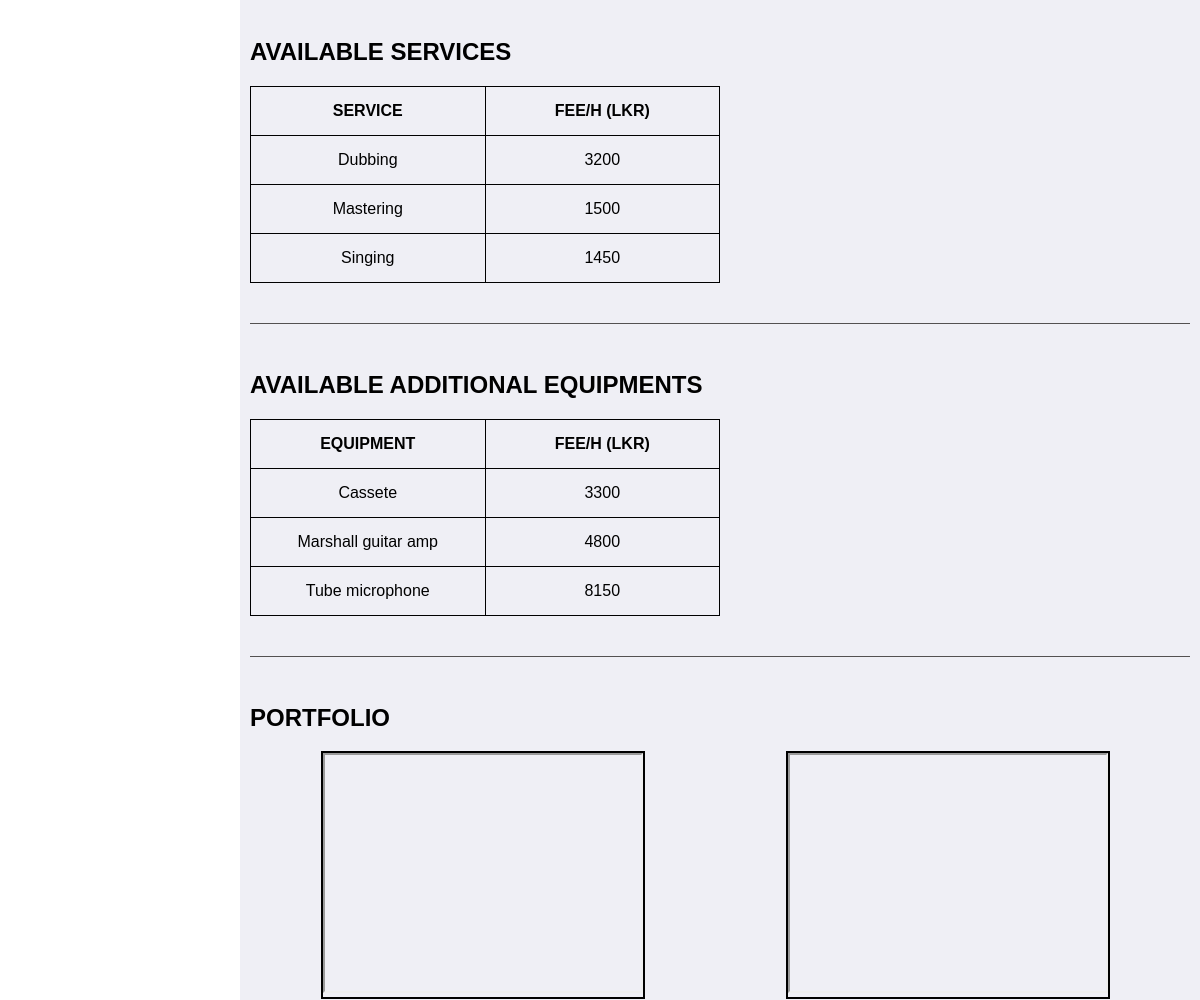
Page /view/customer/studio_prof.php?studio_id=31 (signed in, middle part) on the earlier database version.
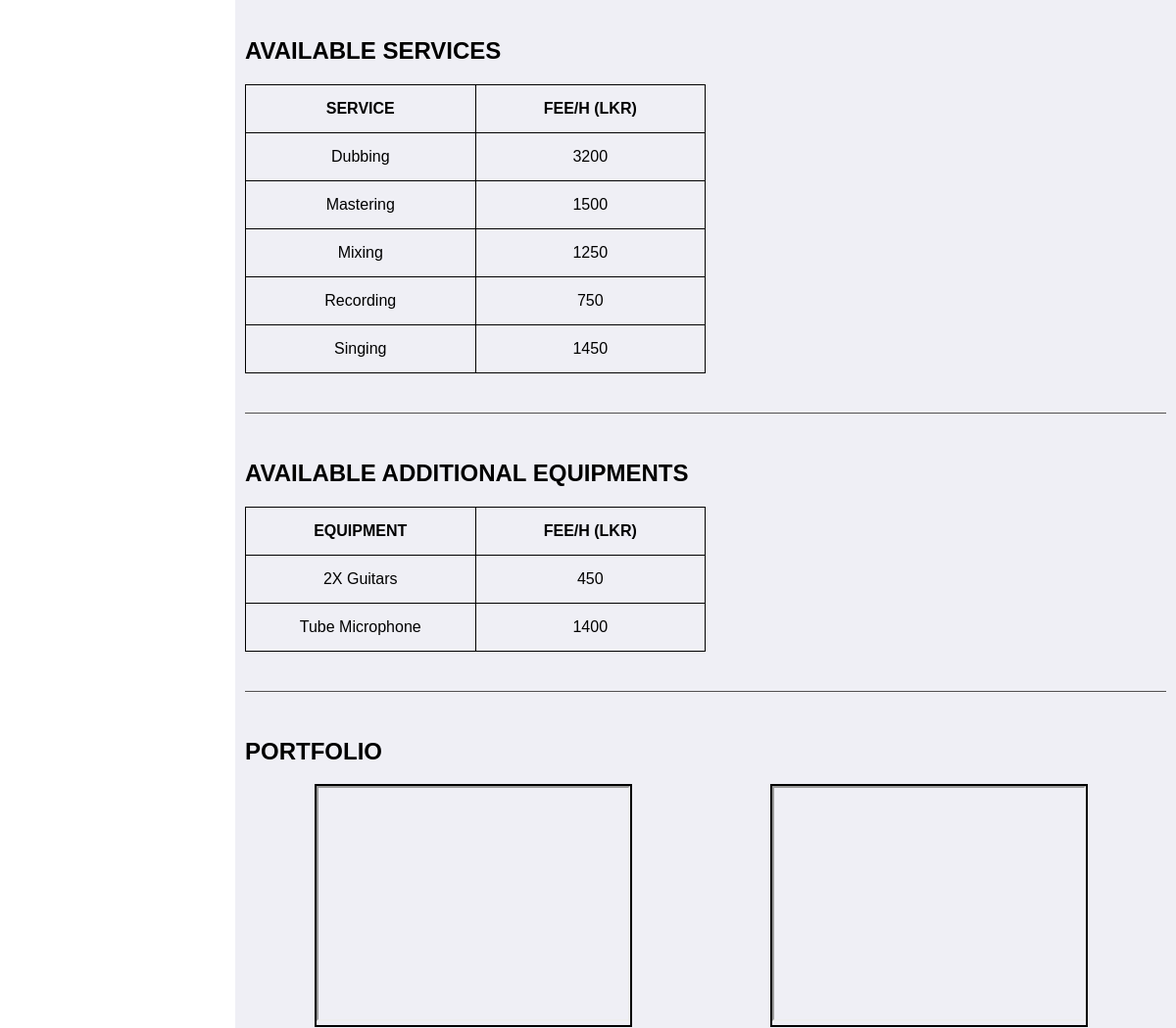
Same page on the later database version.
### tables this page shows
CREATE TABLE `studio_service` (
  `studio_id` int(100) NOT NULL,
  `service_name` varchar(100) NOT NULL,
  `service_charge` double NOT NULL
);

### view/customer/studio_prof.php (the view, shortened to what this page needs)
<?php
require_once('../../inc/connection.php');
if(isset($_GET['studio_id'])){
	$studio_id = $_SESSION['studio_id'];
}
else if(isset($_SESSION['studio_id'])){
	$studio_id = $_SESSION['studio_id'];
}
	$query="SELECT * FROM studio WHERE studio_id=$studio_id";
	$result_set=mysqli_query($connection,$query);
	if($result_set){
		$studio_record=mysqli_fetch_assoc($result_set);
		$studio_id=$studio_record['studio_id'];
		$query2 = "SELECT * FROM studio_portfolio WHERE studio_id = '$studio_id'";
		$result_set2 = mysqli_query($connection,$query2);
		$port_record = mysqli_fetch_assoc($result_set2);
		$query3="SELECT * FROM studio_service WHERE studio_id=$studio_id";
		$result_set3=mysqli_query($connection,$query3);
		$query4="SELECT name,charge FROM studio_audio_gear WHERE studio_id=$studio_id GROUP BY name";
		$result_set4=mysqli_query($connection,$query4);
	}
?>
<!DOCTYPE html>
<html>
<head>
	<link rel="stylesheet" type="text/css" href="../../css/customer/studio_prof.css">
</head>
<body>
	<?php require_once('../../inc/cust_dash_navbar.php');?>
	<div class="row">
	<div class="primary">
	<div id="services" class="container" style="top: 10%; padding-bottom: 5%">
		<h2>AVAILABLE SERVICES</h2>
		<div class="service clearfix">
		<?php
		  if(mysqli_num_rows($result_set3)>0){
		 	echo "<table>
			<tr>
			<th>SERVICE</th>
			<th>FEE/H (LKR)</th>
			</tr>";
			while($row3 = mysqli_fetch_assoc($result_set3)){
			  echo "<tr>";
  			  echo "<td>" . $row3['service_name'] . "</td>";
  			  echo "<td>" . $row3['service_charge'] . "</td>";
			  echo "</tr>";
			}
			echo "</table>";
		  }
		  else{
		    echo "<p style='color:red;'><b><i>NO SERVICES AVAILABLE!</i></b></p>";
		  }
		  ?>
		</div>
	</div>
	<div id="services" class="container" style="top: 10%; padding-bottom: 5%">
		<h2>AVAILABLE ADDITIONAL EQUIPMENTS</h2>
		<div class="service clearfix">
		<?php
		  if(mysqli_num_rows($result_set4)>0){
			echo "<table>
			<tr>
			<th>EQUIPMENT</th>
			<th>FEE/H (LKR)</th>
			</tr>";
			while($row4 = mysqli_fetch_assoc($result_set4)){
			  echo "<tr>";
  			  echo "<td>" . $row4['name'] . "</td>";
			  echo "<td>" . $row4['charge'] . "</td>";
			  echo "</tr>";
			}
			echo "</table>";
		  }
		  else{
			echo "<p style='color:red;'><b><i>NO ADDITIONAL EQUIPMENTS AVAILABLE!</i></b></p>";
		  }
		  ?>
		</div>
	</div>
	<div class="container portfolio" id="portfolio">
		<h2>PORTFOLIO</h2>
		<?php
		if(mysqli_num_rows($result_set2)>0 && ($port_record['port1']!=NULL || $port_record['port2']!=NULL || $port_record['port3'] || $port_record['port4'])){
		  echo
		   "<div class='video'>
			<iframe width='320' height='240' poster='../../img/studio-mic.jpg' controls src='https://www.youtube.com/embed/$port_record[port1]' type='video/mp4'>
			</iframe>
			</div>
		    <div class='video'>
		    <iframe width='320' height='240' poster='../../img/studio-mic.jpg' controls src='https://www.youtube.com/embed/$port_record[port2]' type='video/mp4'>
		    </iframe>
		    </div>
		    <div class='video'>
		    <iframe width='320' height='240' poster='../../img/studio-mic.jpg' controls src='https://www.youtube.com/embed/$port_record[port3]' type='video/mp4'>
		    </iframe>
		    </div>
		    <div class='video'>
		    <iframe width='320' height='240' poster='../../img/studio-mic.jpg' controls src='https://www.youtube.com/embed/$port_record[port4]' type='video/mp4'>
		    </iframe>
		    </div>";
		}
		else{
			echo "<p style='color:red; padding-top:15px;'><b><i>NO PORTFOLIOS AVAILABLE!</i></b></p>";
		}
		?>
	</div>
	</div>
	</div>
	<?php require_once('../../inc/minfooter.php');?>
</body>
</html>

Differences in the rows shown:
added studio_service: service_name "Mixing", service_charge "1250"
added studio_service: service_name "Recording", service_charge "750"
Other differences:
new list line: "2X Guitars 450"
new list line: "Tube Microphone 1400"
list line gone: "Cassete 3300"
list line gone: "Marshall guitar amp 4800"
list line gone: "Tube microphone 8150"
